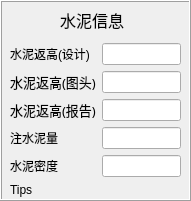
     <widget class="QFrame" name="frame_4">
      <property name="geometry">
       <rect>
        <x>460</x>
        <y>330</y>
        <width>191</width>
        <height>201</height>
       </rect>
      </property>
      <property name="styleSheet">
       <string notr="true">font: 10pt &quot;黑体&quot;;</string>
      </property>
      <property name="frameShape">
       <enum>QFrame::Box</enum>
      </property>
      <property name="frameShadow">
       <enum>QFrame::Raised</enum>
      </property>
      <widget class="QWidget" name="layoutWidget">
       <property name="geometry">
        <rect>
         <x>10</x>
         <y>40</y>
         <width>171</width>
         <height>141</height>
        </rect>
       </property>
       <property name="styleSheet">
        <string notr="true">font: 10pt &quot;黑体&quot;;</string>
       </property>
       <layout class="QGridLayout" name="gridLayout_13">
        <item row="0" column="1">
         <layout class="QVBoxLayout" name="verticalLayout_26">
          <item>
           <widget class="QLineEdit" name="lineEdit_69">
            <property name="styleSheet">
             <string notr="true">font: 10pt &quot;黑体&quot;;</string>
            </property>
           </widget>
          </item>
          <item>
           <widget class="QLineEdit" name="lineEdit_70">
            <property name="styleSheet">
             <string notr="true">font: 10pt &quot;黑体&quot;;</string>
            </property>
            <property name="text">
             <string/>
            </property>
           </widget>
          </item>
          <item>
           <widget class="QLineEdit" name="lineEdit_107">
            <property name="styleSheet">
             <string notr="true">font: 10pt &quot;黑体&quot;;</string>
            </property>
            <property name="text">
             <string/>
            </property>
           </widget>
          </item>
          <item>
           <widget class="QLineEdit" name="lineEdit_71">
            <property name="styleSheet">
             <string notr="true">font: 10pt &quot;黑体&quot;;</string>
            </property>
            <property name="text">
             <string/>
            </property>
           </widget>
          </item>
          <item>
           <widget class="QLineEdit" name="lineEdit_72">
            <property name="styleSheet">
             <string notr="true">font: 10pt &quot;黑体&quot;;</string>
            </property>
            <property name="text">
             <string/>
            </property>
           </widget>
          </item>
         </layout>
        </item>
        <item row="0" column="0">
         <layout class="QVBoxLayout" name="verticalLayout_25">
          <item>
           <widget class="QLabel" name="label_64">
            <property name="styleSheet">
             <string notr="true">font: 10pt &quot;黑体&quot;;</string>
            </property>
            <property name="text">
             <string>水泥返高(设计)</string>
            </property>
           </widget>
          </item>
          <item>
           <widget class="QLabel" name="label_65">
            <property name="font">
             <font>
              <family>黑体</family>
              <pointsize>10</pointsize>
              <weight>50</weight>
              <italic>false</italic>
              <bold>false</bold>
              <underline>false</underline>
             </font>
            </property>
            <property name="styleSheet">
             <string notr="true">font: 10pt &quot;黑体&quot;;</string>
            </property>
            <property name="text">
             <string>水泥返高(图头)</string>
            </property>
           </widget>
          </item>
          <item>
           <widget class="QLabel" name="label_87">
            <property name="font">
             <font>
              <family>黑体</family>
              <pointsize>10</pointsize>
              <weight>50</weight>
              <italic>false</italic>
              <bold>false</bold>
              <underline>false</underline>
             </font>
            </property>
            <property name="styleSheet">
             <string notr="true">font: 10pt &quot;黑体&quot;;</string>
            </property>
            <property name="text">
             <string>水泥返高(报告)</string>
            </property>
           </widget>
          </item>
          <item>
           <widget class="QLabel" name="label_66">
            <property name="styleSheet">
             <string notr="true">font: 10pt &quot;黑体&quot;;</string>
            </property>
            <property name="text">
             <string>注水泥量</string>
            </property>
           </widget>
          </item>
          <item>
           <widget class="QLabel" name="label_67">
            <property name="styleSheet">
             <string notr="true">font: 10pt &quot;黑体&quot;;</string>
            </property>
            <property name="text">
             <string>水泥密度</string>
            </property>
           </widget>
          </item>
         </layout>
        </item>
       </layout>
      </widget>
      <widget class="QLabel" name="label_47">
       <property name="geometry">
        <rect>
         <x>60</x>
         <y>10</y>
         <width>71</width>
         <height>20</height>
        </rect>
       </property>
       <property name="font">
        <font>
         <family>黑体</family>
         <pointsize>12</pointsize>
         <weight>50</weight>
         <italic>false</italic>
         <bold>false</bold>
        </font>
       </property>
       <property name="styleSheet">
        <string notr="true">font: 12pt &quot;黑体&quot;;</string>
       </property>
       <property name="text">
        <string>水泥信息</string>
       </property>
      </widget>
      <widget class="QLabel" name="label_134">
       <property name="geometry">
        <rect>
         <x>10</x>
         <y>179</y>
         <width>171</width>
         <height>21</height>
        </rect>
       </property>
       <property name="styleSheet">
        <string notr="true">font: 10pt &quot;黑体&quot;;</string>
       </property>
       <property name="text">
        <string>Tips</string>
       </property>
      </widget>
     </widget>
